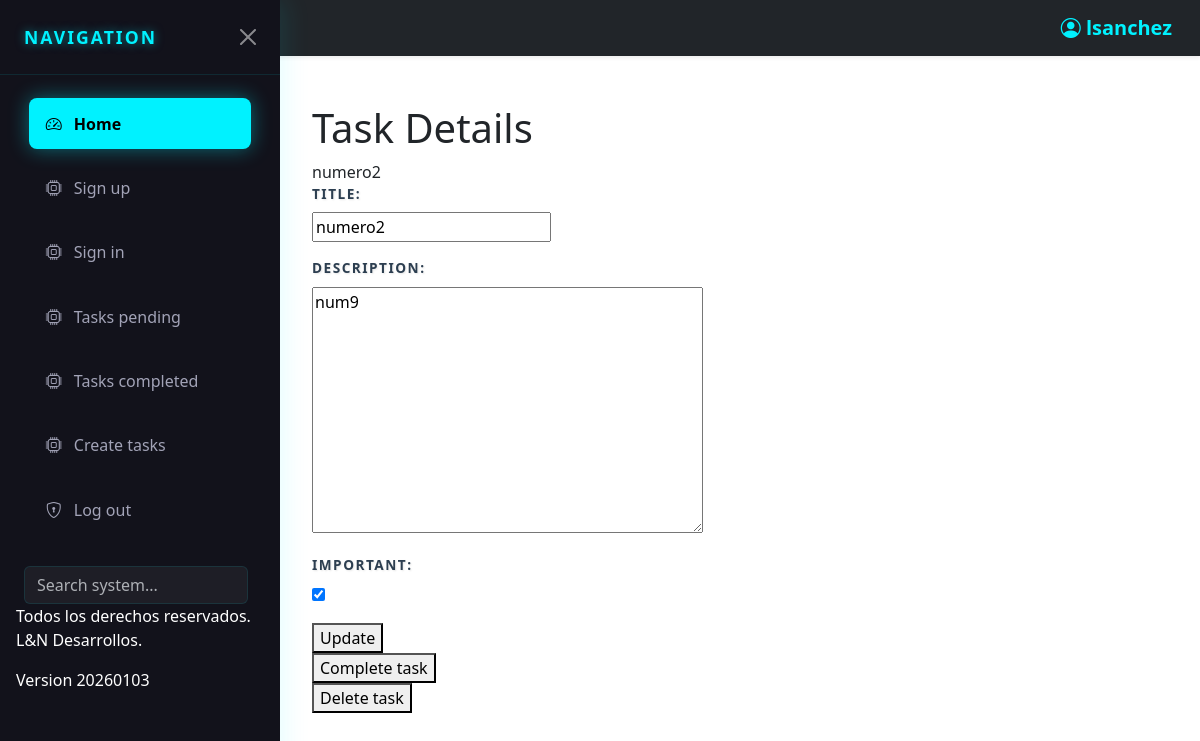
The page /tasks/6/ (signed in) on the database as committed earlier.
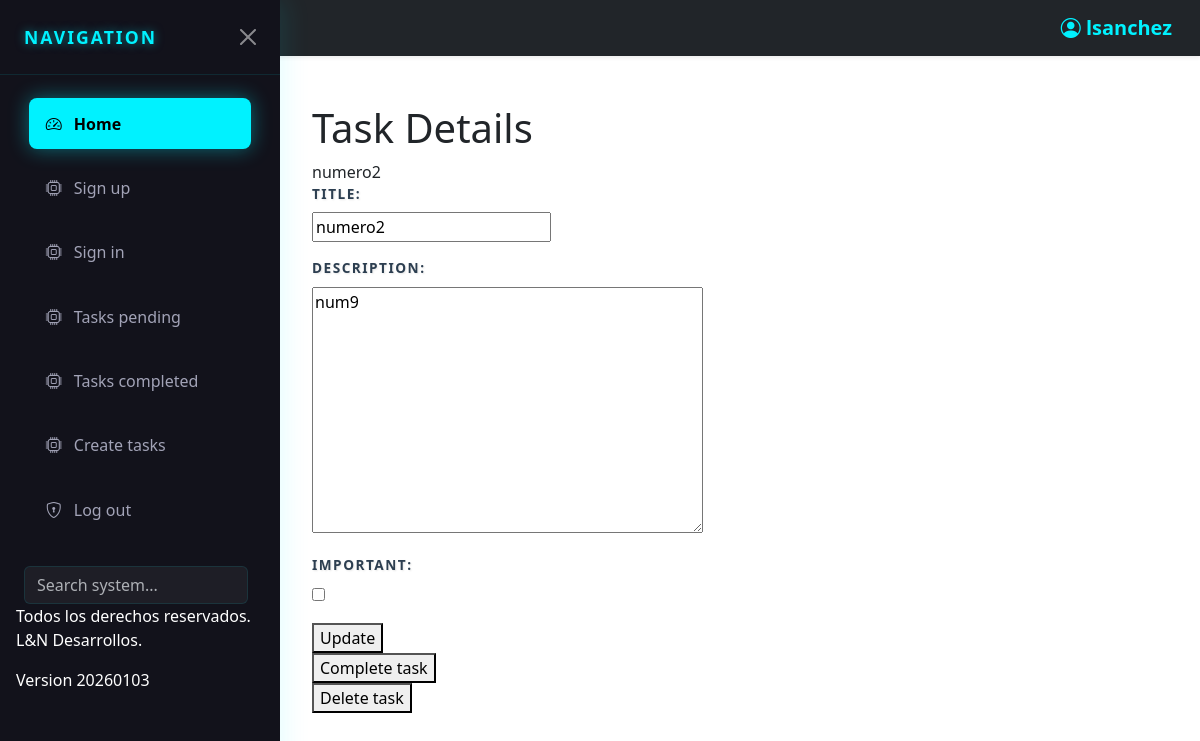
The same page on the database as committed later.
### tasks/models.py (models this page shows, shortened)
class Task(models.Model):
    title=models.CharField(max_length=200)
    description=models.TextField(blank=True)
    datecreated=models.DateTimeField(auto_now_add=True)
    datecompleted=models.DateTimeField(null=True)
    important=models.BooleanField(default=True)
    user=models.ForeignKey(User, on_delete=models.CASCADE)

### tasks/views.py (the view, shortened to what this page needs)
# urls.py: path('tasks/<int:task_id>/',views.task_detail,name='task_detail'),
@login_required
def task_detail(request,task_id):
    if request.method=='GET':
        task=get_object_or_404(Task,pk=task_id, user=request.user)
        form=TaskForm(instance=task)
        return render(request, 'task_detail.html', {'task':task, 'form': form} )

### tasks/forms.py
class TaskForm(ModelForm):
    class Meta:
        model=Task
        fields=['title','description','important']

### tasks/templates/task_detail.html (shortened to what this page needs)
{% extends 'base.html' %}
{% block content %}
<h1>Task Details</h1>
{{ task.title }}
<form method="POST">
{{ form.as_p}}
    <button>
Update
    </button>
</form>
<form action="{% url 'complete_task' task.id %}"  method="POST">
    <button>
        Complete task
    </button>
</form>
<form action="{% url 'delete_task' task.id %}"  method="POST">
    <button>
        Delete task
    </button>
</form>
{% endblock %}

Rows that differ between the two databases and show on the page:
changed Task "numero2": important "☑" → "☐"
